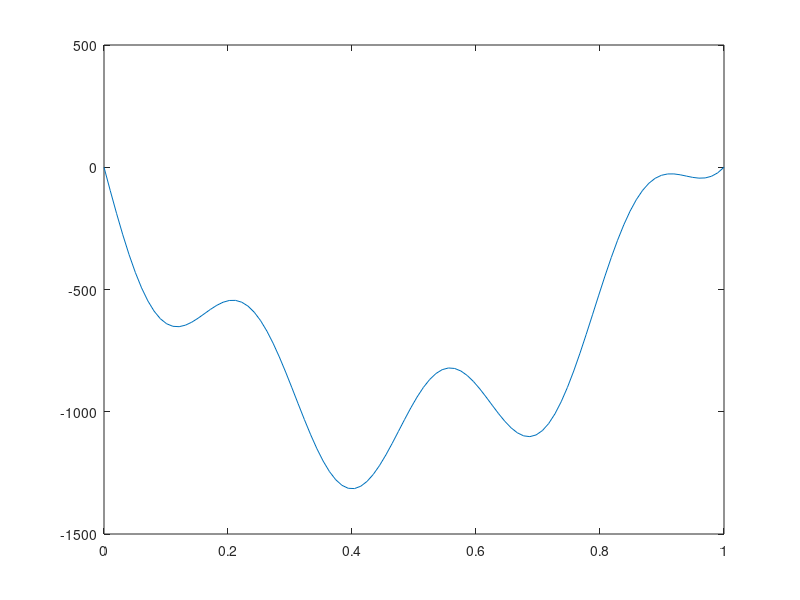

Reproduce this figure in MATLAB.
N=100;
vec1=ones(N,1);
M=spdiags([vec1 -2*vec1 vec1],[-1 0 1], N, N);
M(1,:)=zeros(1,N);
M(1,1)=1;
M(N,:)=zeros(1,N);
M(N,N)=1;
x=linspace(0,1,N)';
f=10.*sin(20.*x)+cos(x.^5);
f(1)=0;
f(N)=0.1;
u=M\f;
figure(1);
plot(x,u);
